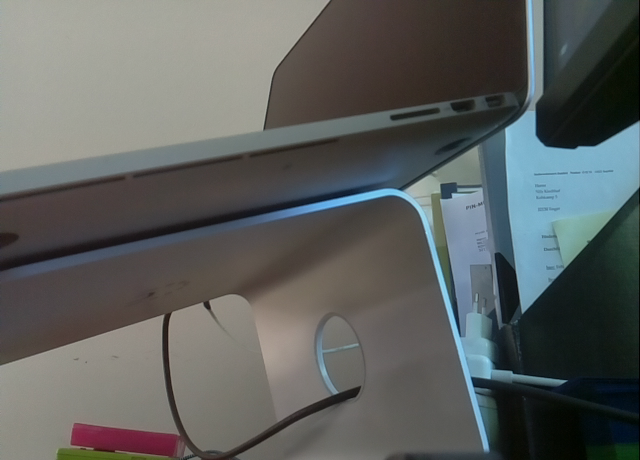
#> input picture images/default.ppm, 1280 x 920 px (shown at 1/2 size)
$ python script.py --first default.ppm --second default.ppm --output out.png   (older library calls are emulated)
#> lines starting #> are read from the running program, lines starting #| are printed output that depends on the picture
import argparse
import imutils
import cv2

# construct the argument parser and parse the arguments
ap = argparse.ArgumentParser()
ap.add_argument("-f", "--first", required=True,
	help="first input image")
ap.add_argument("-s", "--second", required=True,
	help="second input file")
ap.add_argument("-a", "--min-area", type=int, default=500000,
	help="minimum area size")
ap.add_argument("-o", "--output", required=True, help="Output file")
args = vars(ap.parse_args())


referenceImage = cv2.imread(args["first"])
#> referenceImage is the input picture: shape (920, 1280, 3); mean B, G, R 94.4, 96, 92.7
image = cv2.imread(args["second"])

gray = cv2.cvtColor(image, cv2.COLOR_BGR2GRAY)
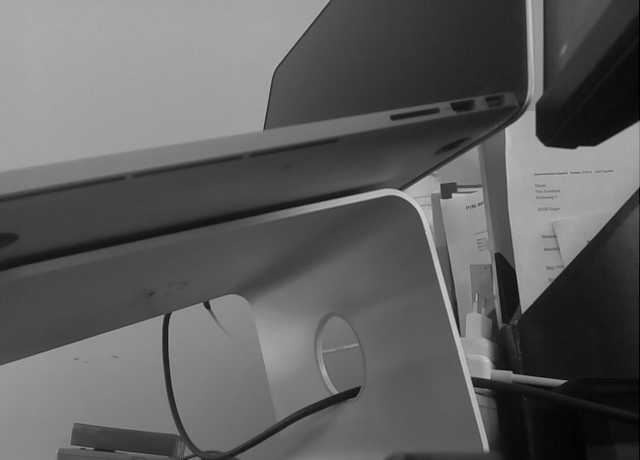
#> gray: shape (920, 1280) (shown at 1/2 size); min 0, max 215, mean 94.8
gray = cv2.GaussianBlur(gray, (21, 21), 0)

referenceImage = cv2.cvtColor(referenceImage, cv2.COLOR_BGR2GRAY)
referenceImage = cv2.GaussianBlur(referenceImage, (21, 21), 0)

deltaImage = cv2.absdiff(referenceImage, gray)
#> deltaImage: shape (920, 1280); every value is 0
thresh = cv2.threshold(deltaImage, 25, 255, cv2.THRESH_BINARY)[1]

# dilate the thresholded image to fill in holes, then find contours
# on thresholded image
thresh = cv2.dilate(thresh, None, iterations=2)
cnts = cv2.findContours(thresh.copy(), cv2.RETR_EXTERNAL,
    cv2.CHAIN_APPROX_SIMPLE)
#> cnts = 0 contours
cnts = cnts[0] if imutils.is_cv2() else cnts[1]
#> cnts = []

# loop over the contours
for c in cnts:
    # if the contour is too small, ignore it
    if cv2.contourArea(c) < args["min_area"]:
        continue

    # compute the bounding box for the contour, draw it on the frame,
    # and update the text
    (x, y, w, h) = cv2.boundingRect(c)
    cv2.rectangle(frame, (x, y), (x + w, y + h), (0, 255, 0), 2)
#> this loop made 0 passes


cv2.imwrite(args["output"], image)
print("Done")
